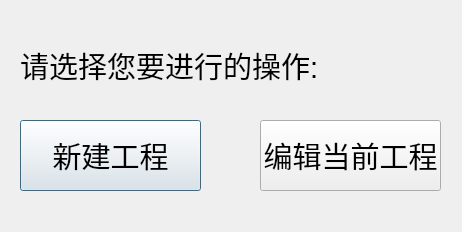
<?xml version="1.0" encoding="UTF-8"?>
<ui version="4.0">
 <class>editprojectDlg</class>
 <widget class="QDialog" name="editprojectDlg">
  <property name="geometry">
   <rect>
    <x>0</x>
    <y>0</y>
    <width>462</width>
    <height>232</height>
   </rect>
  </property>
  <property name="windowTitle">
   <string>Dialog</string>
  </property>
  <widget class="QPushButton" name="BTN1">
   <property name="geometry">
    <rect>
     <x>20</x>
     <y>120</y>
     <width>181</width>
     <height>71</height>
    </rect>
   </property>
   <property name="font">
    <font>
     <pointsize>22</pointsize>
    </font>
   </property>
   <property name="text">
    <string>新建工程</string>
   </property>
  </widget>
  <widget class="QPushButton" name="BTN2">
   <property name="geometry">
    <rect>
     <x>260</x>
     <y>120</y>
     <width>181</width>
     <height>71</height>
    </rect>
   </property>
   <property name="font">
    <font>
     <pointsize>22</pointsize>
    </font>
   </property>
   <property name="text">
    <string>编辑当前工程</string>
   </property>
  </widget>
  <widget class="QLabel" name="label">
   <property name="geometry">
    <rect>
     <x>20</x>
     <y>45</y>
     <width>341</width>
     <height>41</height>
    </rect>
   </property>
   <property name="font">
    <font>
     <pointsize>22</pointsize>
    </font>
   </property>
   <property name="text">
    <string>请选择您要进行的操作:</string>
   </property>
  </widget>
 </widget>
 <resources/>
 <connections/>
</ui>
